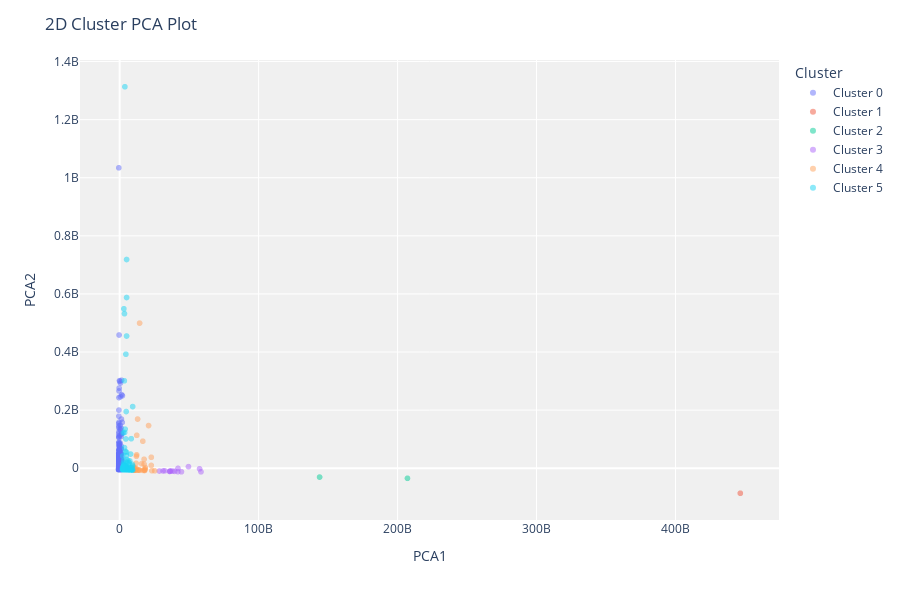

The cell this chart's notebook holds for it:
### Code cell
# plot pca cluster plot 
plot_model(kmeans, plot = 'cluster')

### Figure 1 — Plotly figure (JSON) as saved in the notebook; plotly's stock layout.template omitted (floating-point values rounded to 4 significant figures; data arrays with more than 128 entries replaced by an {"elided": "..."} marker saying what was removed)
{"data": [{"customdata": {"elided": "5367x1 str values"}, "hovertemplate": "Cluster=Cluster 0<br>PCA1=%{x}<br>PCA2=%{y}<br>Feature=%{customdata[0]}<extra></extra>", "legendgroup": "Cluster 0", "marker": {"color": "#636efa", "opacity": 0.5, "symbol": "circle"}, "mode": "markers", "name": "Cluster 0", "showlegend": true, "textposition": "top center", "type": "scattergl", "x": {"elided": "5367 float values"}, "xaxis": "x", "y": {"elided": "5367 float values"}, "yaxis": "y"}, {"customdata": [["São Paulo"]], "hovertemplate": "Cluster=Cluster 1<br>PCA1=%{x}<br>PCA2=%{y}<br>Feature=%{customdata[0]}<extra></extra>", "legendgroup": "Cluster 1", "marker": {"color": "#EF553B", "opacity": 0.5, "symbol": "circle"}, "mode": "markers", "name": "Cluster 1", "showlegend": true, "textposition": "top center", "type": "scattergl", "x": [446600000000.0], "xaxis": "x", "y": [-86200000.0], "yaxis": "y"}, {"customdata": [["Rio de Janeiro"], ["Brasília"]], "hovertemplate": "Cluster=Cluster 2<br>PCA1=%{x}<br>PCA2=%{y}<br>Feature=%{customdata[0]}<extra></extra>", "legendgroup": "Cluster 2", "marker": {"color": "#00cc96", "opacity": 0.5, "symbol": "circle"}, "mode": "markers", "name": "Cluster 2", "showlegend": true, "textposition": "top center", "type": "scattergl", "x": [207100000000.0, 143900000000.0], "xaxis": "x", "y": [-34790000.0, -30630000.0], "yaxis": "y"}, {"customdata": [["Manaus"], ["Goiânia"], ["Guarulhos"], ["Fortaleza"], ["Campinas"], ["Curitiba"], ["Recife"], ["Osasco"], ["Porto Alegre"], ["Barueri"], ["Campos dos Goytacazes"], ["Belo Horizonte"], ["São Bernardo do Campo"], ["Salvador"]], "hovertemplate": "Cluster=Cluster 3<br>PCA1=%{x}<br>PCA2=%{y}<br>Feature=%{customdata[0]}<extra></extra>", "legendgroup": "Cluster 3", "marker": {"color": "#ab63fa", "opacity": 0.5, "symbol": "circle"}, "mode": "markers", "name": "Cluster 3", "showlegend": true, "textposition": "top center", "type": "scattergl", "x": [49510000000.0, 28600000000.0, 36090000000.0, 36590000000.0, 35890000000.0, 57500000000.0, 32510000000.0, 44460000000.0, 41990000000.0, 31210000000.0, 37990000000.0, 58520000000.0, 41880000000.0, 39530000000.0], "xaxis": "x", "y": [5462000.0, -9740000.0, -11040000.0, -9532000.0, -10990000.0, -2108000.0, -9050000.0, -12320000.0, -545400.0, -9448000.0, -9871000.0, -12520000.0, -11940000.0, -10950000.0], "yaxis": "y"}, {"customdata": [["Maceió"], ["Teresina"], ["Florianópolis"], ["São José dos Pinhais"], ["Contagem"], ["Anápolis"], ["Duque de Caxias"], ["Taubaté"], ["Cuiabá"], ["Uberlândia"], ["São Luís"], ["Campo Grande"], ["Caxias do Sul"], ["Camaçari"], ["São Gonçalo"], ["Betim"], ["Paulínia"], ["Natal"], ["Ribeirão Preto"], ["Diadema"], ["Londrina"], ["Sorocaba"], ["Jundiaí"], ["São José dos Campos"], ["Santo André"], ["São Caetano do Sul"], ["Parauapebas"], ["João Pessoa"], ["Serra"], ["Santos"], ["Niterói"], ["Canoas"], ["Vitória"], ["Joinville"], ["Piracicaba"], ["Belém"], ["Macaé"]], "hovertemplate": "Cluster=Cluster 4<br>PCA1=%{x}<br>PCA2=%{y}<br>Feature=%{customdata[0]}<extra></extra>", "legendgroup": "Cluster 4", "marker": {"color": "#FFA15A", "opacity": 0.5, "symbol": "circle"}, "mode": "markers", "name": "Cluster 4", "showlegend": true, "textposition": "top center", "type": "scattergl", "x": [11560000000.0, 9933000000.0, 10590000000.0, 16660000000.0, 18470000000.0, 10430000000.0, 22760000000.0, 11130000000.0, 11940000000.0, 18380000000.0, 17590000000.0, 14430000000.0, 15820000000.0, 12290000000.0, 9759000000.0, 22770000000.0, 13990000000.0, 13430000000.0, 16830000000.0, 10230000000.0, 10170000000.0, 17980000000.0, 23150000000.0, 25200000000.0, 17870000000.0, 10960000000.0, 14340000000.0, 10180000000.0, 12230000000.0, 12600000000.0, 11840000000.0, 12040000000.0, 20810000000.0, 17590000000.0, 11540000000.0, 17900000000.0, 12910000000.0], "xaxis": "x", "y": [-337900.0, -5795000.0, -1111000.0, 92970000.0, 2106000.0, -6320000.0, 9627000.0, -6382000.0, -2508000.0, -2934000.0, 13960000.0, -7157000.0, 15320000.0, 113200000.0, -5318000.0, 37580000.0, -6069000.0, -6438000.0, -7543000.0, -6317000.0, 4145000.0, -7712000.0, -8475000.0, -8982000.0, -7729000.0, -6158000.0, 499500000.0, -4763000.0, 46140000.0, -6729000.0, 16850000.0, 40960000.0, 146900000.0, 30690000.0, -6528000.0, -4474000.0, 169200000.0], "yaxis": "y"}, {"customdata": {"elided": "144x1 str values"}, "hovertemplate": "Cluster=Cluster 5<br>PCA1=%{x}<br>PCA2=%{y}<br>Feature=%{customdata[0]}<extra></extra>", "legendgroup": "Cluster 5", "marker": {"color": "#19d3f3", "opacity": 0.5, "symbol": "circle"}, "mode": "markers", "name": "Cluster 5", "showlegend": true, "textposition": "top center", "type": "scattergl", "x": {"elided": "144 float values"}, "xaxis": "x", "y": {"elided": "144 float values"}, "yaxis": "y"}], "layout": {"height": 600, "legend": {"title": {"text": "Cluster"}, "tracegroupgap": 0}, "margin": {"t": 60}, "plot_bgcolor": "rgb(240,240,240)", "title": {"text": "2D Cluster PCA Plot"}, "xaxis": {"anchor": "y", "domain": [0, 1], "title": {"text": "PCA1"}}, "yaxis": {"anchor": "x", "domain": [0, 1], "title": {"text": "PCA2"}}}}
